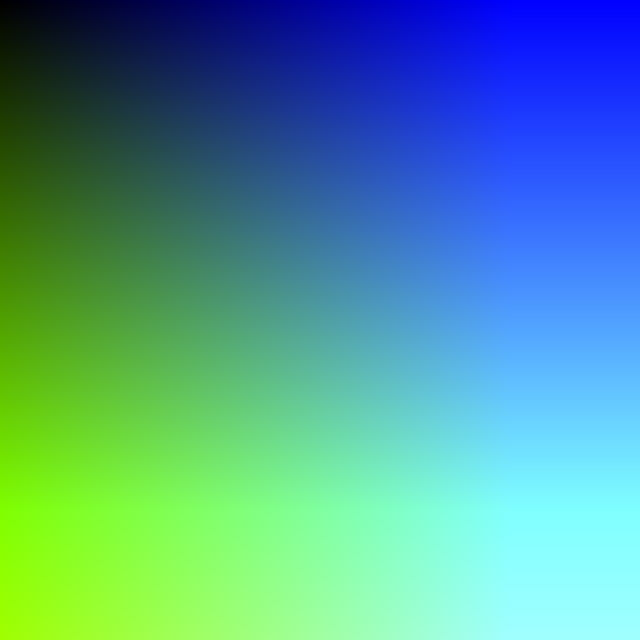
Frame 1 (no input)
Frame 60 (no input): identical to frame 1, image omitted
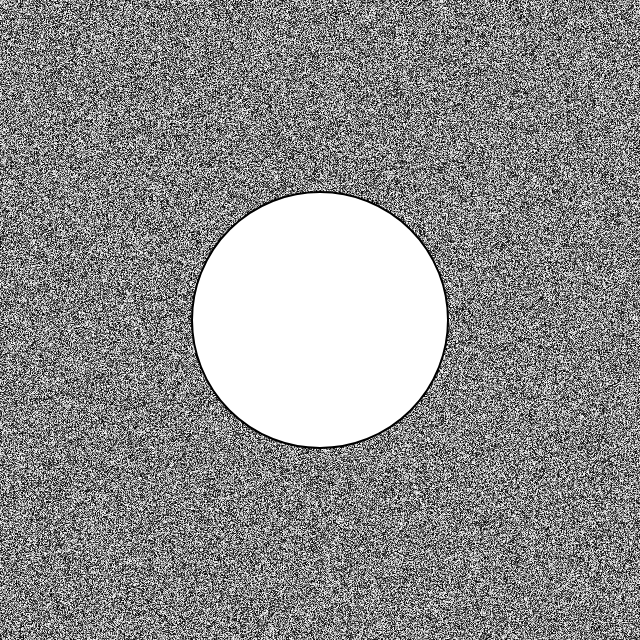
Frame 120 (the mouse pressed at the canvas centre since frame 60)

The p5.js sketch that drew these frames (run headless with seeded random() and noise() and a simulated clock; from frame 60 on, the mouse is pressed at the canvas centre):

// p5.js sketch
// ── sketch.js
/*
|||||||||||||||||
|| Pixel Array ||
|||||||||||||||||
- Drawing directly to the pixels of our canvas
- Using the pixels[] array
- Using the loadPixels() and updatePixels() functions
- manipulating the pixels[] array directly

 modified from the original code...
  - The Coding Train / Daniel Shiffman
  - The Pixel Array
  - https://www.youtube.com/watch?v=nMUMZ5YRxHI

REFERENCE:
https://p5js.org/reference/p5/pixels/
https://p5js.org/reference/p5/updatePixels/
https://p5js.org/reference/p5/loadPixels/
*/

let mode = 1; // 0 = random greyscale, 1 = color based on pixel canvas position
let pixelSize = 1; // size of pixel per square, increase for more pixelated effect & better performance
let bw = 0; //black and white value
let r, g, b, a; //red, green, blue, alpha values

function setup() 
{
  createCanvas(640, 640); //create canvas
}

function draw() 
{
  background(0);  //clear canvas

  if (pixelSize == 1) // if pixel size is equal to 1 pixel, which is the default,...
  {
    loadPixels(); // load pixels into the pixels[] array
    for (let y = 0; y < height; y++) //for each row...
    {
      for (let x = 0; x < width; x++) //for each column...
      {
        let index = (x + y * width) * 4;  // calculate current the pixel position in array
        //we are multiplying by 4 because each pixel has 4 values (RGBA)
        //each pixel is 4 bytes (1 byte each for R, G, B, A)
        //each pixel takes up four elements in the pixels[] array
        
        if (!mode) //click mouse to change mode
        {
          bw = random(255);  // generate a random greyscale value
          //set pixels to random greyscale value
          pixels[index + 0] = bw;     //RED
          pixels[index + 1] = bw;     //GREEN
          pixels[index + 2] = bw;     //BLUE
          pixels[index + 3] = 255;    //ALPHA
        } 
        else 
        {
          //set pixels to color values based on their position
          //x and y are the pixel position
          //index is the pixel position in the array
          pixels[index + 0] = y / 4;  //RED
          pixels[index + 1] = y / 2;  //GREEN
          pixels[index + 2] = x / 2;  //BLUE
          pixels[index + 3] = 255;    //ALPHA
        }
      }
    }
    updatePixels(); // update the pixels[] array and display it on the canvas
  } 
  else //if pixel size is greater than 1 pixel...
  {
    // Use square() to fill larger pixel areas instead of using pixels[] array
    // This is much faster than using the pixels[] array, but with less resolution
    for (let y = 0; y < height; y += pixelSize) //for every row of pixelSize length...
    {
      for (let x = 0; x < width; x += pixelSize) //for every column of pixelSize length...
      {
        //set pixels to color values based on their position
        r = y / 4;  //RED
        g = y / 2;  //GREEN
        b = x / 2;  //BLUE
        a = 255;    //ALPHA
        
        if (!mode) 
        {
          //generate a random greyscale value and set the fill color
          bw = random(127, 255);
          fill(bw);
        } 
        else
        {
          //set the fill color based on the pixel position
          fill(r, g, b, a);
        }

        noStroke(); //comment this line out to remove border around pixel squares
        //uncomment either square() or circle() function below...
        square(x, y, pixelSize);  // draw a square at the pixel position
        //circle(x, y, pixelSize);  // draw a circle at the pixel position
      }
    }
  }
  
  //draw a circle at the mouse position, on top of our pixelated canvas
  fill(255);
  stroke(0);
  strokeWeight(2);
  circle(mouseX, mouseY, mouseY * 0.8); //using mouseY * 0.8 as scaled diameter for simple distance effect
}

function mousePressed()
{
	mode = !mode; //switch between modes when mouse is pressed, 1 or 0
}
